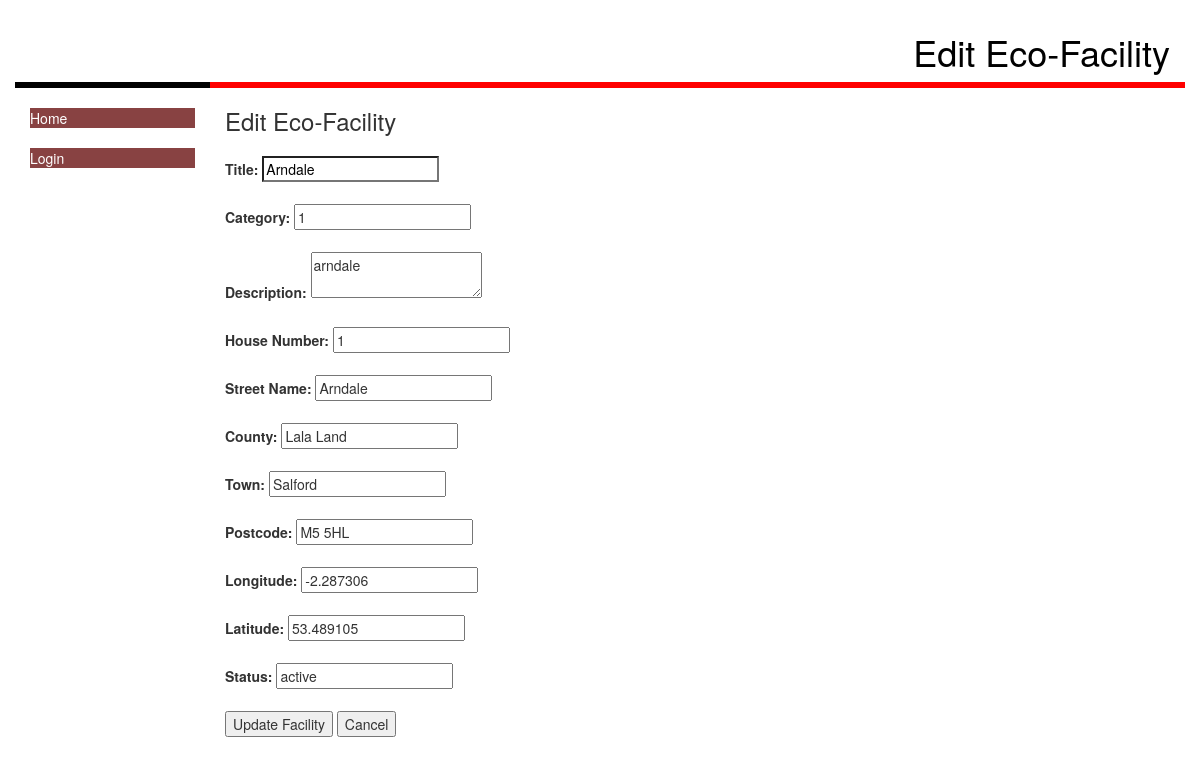
The page /editFacility.php?id=17 (signed in) on the database its author committed.
### tables this page shows
CREATE TABLE ecoFacilities (
    id INTEGER PRIMARY KEY AUTOINCREMENT,  -- PK, UQ, NN, AI
    title VARCHAR(50) NOT NULL,            -- NN
    category INTEGER NOT NULL,             -- FK to ecoCategories(id)
    description VARCHAR(150) NOT NULL,     -- NN
    houseNumber VARCHAR(50),               -- Optional
    streetName VARCHAR(50),                -- Optional
    county VARCHAR(50),                    -- Optional
    town VARCHAR(50),                      -- Optional
    postcode VARCHAR(7) NOT NULL,          -- NN
    lng FLOAT NOT NULL,                    -- NN
    lat FLOAT NOT NULL,                    -- NN
    contributor INTEGER NOT NULL, status TEXT,          -- FK to ecoUser(id)
    FOREIGN KEY (category) REFERENCES ecoCategories(id),
    FOREIGN KEY (contributor) REFERENCES ecoUser(id)
);

### editFacility.php (called while the page is built, shortened)
<?php
require_once('Models/ecoFacilityDataSet.php');
$id = (int)$_GET['id'];
$ecoFacilityDataSet = new EcoFacilityDataSet();
$facility = $ecoFacilityDataSet->fetchEcoFacility($id);
require_once('Views/editFacility.phtml');
?>

### Models/Database.php (called while the page is built, shortened)
<?php
class Database {
    protected static $_dbInstance = null;
    protected $_dbHandle;
    public static function getInstance() {
        if(self::$_dbInstance === null) {
            self::$_dbInstance = new self();
        }
        return self::$_dbInstance;
    }
    private function __construct() {
        try {
            $this->_dbHandle = new PDO("sqlite:database/ecoBuddy.db");
        }
        catch (PDOException $e) {
            echo $e->getMessage();
        }
    }
    public function getdbConnection() {
        return $this->_dbHandle;
    }
}

### Models/ecoFacilityDataSet.php (called while the page is built, shortened)
<?php
require_once('Database.php');
require_once('ecoFacilityData.php');
class EcoFacilityDataSet {
    protected $_dbHandle;
    public function __construct() {
        $this->_dbHandle = Database::getInstance()->getdbConnection();
    }
    public function fetchEcoFacility($id) {
        $sqlQuery = "SELECT * FROM ecoFacilities WHERE id = :id";
        $stmt = $this->_dbHandle->prepare($sqlQuery);
        $stmt->execute(['id' => $id]);
        $row = $stmt->fetch(PDO::FETCH_ASSOC);
        if ($row) {
            return new ecoFacilityData($row);
        }
        return null;
    }
}

### Models/ecoFacilityData.php (called while the page is built, shortened)
<?php
class ecoFacilityData {
    protected $id, $title, $category, $description, $houseNumber, $streetName, $county, $town, $postcode, $longitude, $latitude, $contributor, $status;
    public function __construct($dbRow){
        $this->id = $dbRow['id'];
        $this->title = $dbRow['title'];
        $this->category = $dbRow['category'];
        $this->description = $dbRow['description'];
        $this->houseNumber = $dbRow['houseNumber'];
        $this->streetName = $dbRow['streetName'];
        $this->county = $dbRow['county'];
        $this->town = $dbRow['town'];
        $this->postcode = $dbRow['postcode'];
        $this->longitude = $dbRow['lng'];
        $this->latitude = $dbRow['lat'];
        $this->status = $dbRow['status'];
    }
    public function getID() {
        return $this->id;
    }
    public function getTitle() {
        return $this->title;
    }
    public function getCategory() {
        return $this->category;
    }
    public function getDescription() {
        return $this->description;
    }
    public function getHouseNumber() {
        return $this->houseNumber;
    }
    public function getStreetName() {
        return $this->streetName;
    }
    public function getCounty() {
        return $this->county;
    }
    public function getTown() {
        return $this->town;
    }
    public function getPostcode() {
        return $this->postcode;
    }
    public function getLongitude() {
        return $this->longitude;
    }
    public function getLatitude() {
        return $this->latitude;
    }
    public function getStatus(){
        return $this->status;
    }
}

### Views/editFacility.phtml (the view, shortened to what this page needs)
<?php require('template/header.phtml'); ?>
<h3>Edit Eco-Facility</h3>
<form method="post" action="editFacility.php?id=<?= htmlspecialchars($facility->getID(), ENT_QUOTES); ?>">
    <label for="title">Title:</label>
    <input
            type="text"
            id="title"
            name="title"
            value="<?= htmlspecialchars($facility->getTitle(), ENT_QUOTES); ?>"
            required
    >
    <br><br>
    <label for="category">Category:</label>
    <input
            type="text"
            id="category"
            name="category"
            value="<?= htmlspecialchars($facility->getCategory(), ENT_QUOTES); ?>"
            required
    >
    <br><br>
    <label for="description">Description:</label>
    <textarea
            id="description"
            name="description"
            required
    ><?= htmlspecialchars($facility->getDescription(), ENT_QUOTES); ?></textarea>
    <br><br>
    <label for="houseNumber">House Number:</label>
    <input
            type="text"
            id="houseNumber"
            name="houseNumber"
            value="<?= htmlspecialchars($facility->getHouseNumber(), ENT_QUOTES); ?>"
            required
    >
    <br><br>
    <label for="streetName">Street Name:</label>
    <input
            type="text"
            id="streetName"
            name="streetName"
            value="<?= htmlspecialchars($facility->getStreetName(), ENT_QUOTES); ?>"
            required
    >
    <br><br>
    <label for="county">County:</label>
    <input
            type="text"
            id="county"
            name="county"
            value="<?= htmlspecialchars($facility->getCounty(), ENT_QUOTES); ?>"
            required
    >
    <br><br>
    <label for="town">Town:</label>
    <input
            type="text"
            id="town"
            name="town"
            value="<?= htmlspecialchars($facility->getTown(), ENT_QUOTES); ?>"
            required
    >
    <br><br>
    <label for="postcode">Postcode:</label>
    <input
            type="text"
            id="postcode"
            name="postcode"
            value="<?= htmlspecialchars($facility->getPostcode(), ENT_QUOTES); ?>"
            required
    >
    <br><br>
    <label for="longitude">Longitude:</label>
    <input
            type="text"
            id="longitude"
            name="longitude"
            value="<?= htmlspecialchars($facility->getLongitude(), ENT_QUOTES); ?>"
            required
    >
    <br><br>
    <label for="latitude">Latitude:</label>
    <input
            type="text"
            id="latitude"
            name="latitude"
            value="<?= htmlspecialchars($facility->getLatitude(), ENT_QUOTES); ?>"
            required
    >
    <br><br>
    <label for="status">Status:</label>
    <input
            type="text"
            id="status"
            name="status"
            value="<?= htmlspecialchars($facility->getStatus(), ENT_QUOTES); ?>"
            required
    >
    <br><br>
    <button type="submit" name="updateFacility">Update Facility</button>
    <button type="button" onclick="window.location.href='index.php';">Cancel</button>
</form>

### css/my-style.css (style rules this page uses)
#title { margin-top: 12px; background-color: #fff; color: #000; }

### rows shown on the page
ecofacilities: title "Arndale", category "1", description "arndale", houseNumber "1", streetName "Arndale", county "Lala Land", town "Salford", postcode "M5 5HL", longitude "-2.287306", latitude "53.489105", status "active"

### other values the page prints
$view->pageTitle "Edit Eco-Facility"
